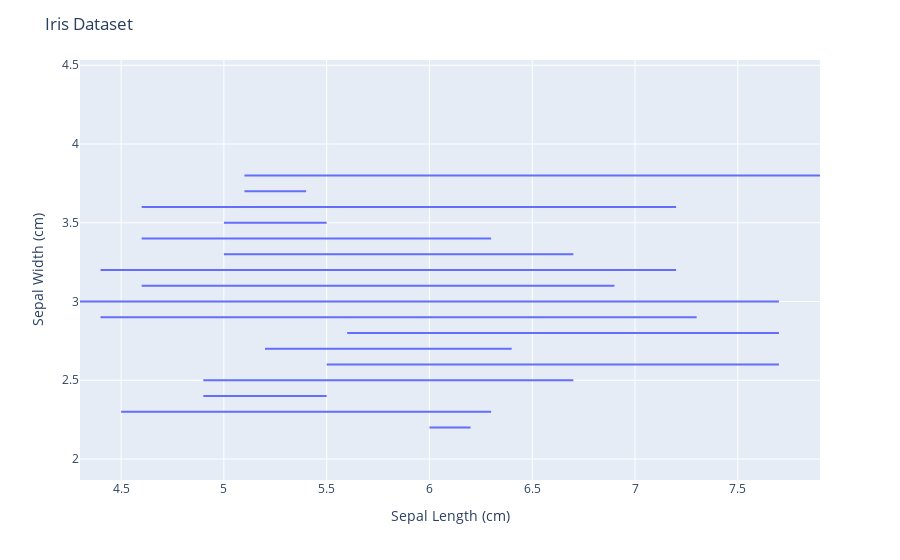

Notebook code for this chart:
### Code cell
import seaborn as sns
import pandas as pd
from visualize_from_language import *

# load iris dataset from seaborn library
iris = sns.load_dataset('iris')

# display first 5 rows of the dataset
#print(iris.head())

# convert the iris dataset into a Pandas DataFrame
df_iris = pd.DataFrame(iris)

# display the first 5 rows of the DataFrame
print(df_iris.head())


import plotly.express as px
import pandas as pd

fig = px.line(df_iris, x='sepal_length', y='sepal_width', color=None, line_group="sepal_width")
fig.update_layout(
    title='Iris Dataset',
    xaxis_title='Sepal Length (cm)',
    yaxis_title='Sepal Width (cm)'
)

fig.show()

#Element(y="sepal_length", x='sepal_width',chart_type = 'scatter', col='species').plot(df_iris)

### Figure 1 — Plotly figure (JSON) as saved in the notebook; plotly's stock layout.template omitted (floating-point values rounded to 4 significant figures)
{"data": [{"hovertemplate": "sepal_width=%{y}<br>sepal_length=%{x}<extra></extra>", "legendgroup": "", "line": {"color": "#636efa", "dash": "solid"}, "marker": {"symbol": "circle"}, "mode": "lines", "name": "", "orientation": "v", "showlegend": false, "type": "scatter", "x": [5.1, 5.1, 5.2, 5.5, 5, 5], "xaxis": "x", "y": [3.5, 3.5, 3.5, 3.5, 3.5, 3.5], "yaxis": "y"}, {"hovertemplate": "sepal_width=%{y}<br>sepal_length=%{x}<extra></extra>", "legendgroup": "", "line": {"color": "#636efa", "dash": "solid"}, "marker": {"symbol": "circle"}, "mode": "lines", "name": "", "orientation": "v", "showlegend": false, "type": "scatter", "x": [4.9, 4.8, 4.3, 5, 4.4, 4.8, 5.9, 5.6, 6.6, 6.7, 5.4, 5.6, 6.1, 5.7, 7.1, 6.5, 7.6, 6.8, 6.5, 6.1, 7.2, 7.7, 6, 6.7, 6.5, 5.9], "xaxis": "x", "y": [3, 3, 3, 3, 3, 3, 3, 3, 3, 3, 3, 3, 3, 3, 3, 3, 3, 3, 3, 3, 3, 3, 3, 3, 3, 3], "yaxis": "y"}, {"hovertemplate": "sepal_width=%{y}<br>sepal_length=%{x}<extra></extra>", "legendgroup": "", "line": {"color": "#636efa", "dash": "solid"}, "marker": {"symbol": "circle"}, "mode": "lines", "name": "", "orientation": "v", "showlegend": false, "type": "scatter", "x": [4.7, 4.7, 5, 4.4, 4.6, 7, 6.4, 5.9, 6.5, 6.4, 6.9, 7.2, 6.8], "xaxis": "x", "y": [3.2, 3.2, 3.2, 3.2, 3.2, 3.2, 3.2, 3.2, 3.2, 3.2, 3.2, 3.2, 3.2], "yaxis": "y"}, {"hovertemplate": "sepal_width=%{y}<br>sepal_length=%{x}<extra></extra>", "legendgroup": "", "line": {"color": "#636efa", "dash": "solid"}, "marker": {"symbol": "circle"}, "mode": "lines", "name": "", "orientation": "v", "showlegend": false, "type": "scatter", "x": [4.6, 4.9, 4.8, 4.9, 6.9, 6.7, 6.7, 6.4, 6.9, 6.7, 6.9], "xaxis": "x", "y": [3.1, 3.1, 3.1, 3.1, 3.1, 3.1, 3.1, 3.1, 3.1, 3.1, 3.1], "yaxis": "y"}, {"hovertemplate": "sepal_width=%{y}<br>sepal_length=%{x}<extra></extra>", "legendgroup": "", "line": {"color": "#636efa", "dash": "solid"}, "marker": {"symbol": "circle"}, "mode": "lines", "name": "", "orientation": "v", "showlegend": false, "type": "scatter", "x": [5, 4.6, 4.9, 7.2], "xaxis": "x", "y": [3.6, 3.6, 3.6, 3.6], "yaxis": "y"}, {"hovertemplate": "sepal_width=%{y}<br>sepal_length=%{x}<extra></extra>", "legendgroup": "", "line": {"color": "#636efa", "dash": "solid"}, "marker": {"symbol": "circle"}, "mode": "lines", "name": "", "orientation": "v", "showlegend": false, "type": "scatter", "x": [5.4, 5.4], "xaxis": "x", "y": [3.9, 3.9], "yaxis": "y"}, {"hovertemplate": "sepal_width=%{y}<br>sepal_length=%{x}<extra></extra>", "legendgroup": "", "line": {"color": "#636efa", "dash": "solid"}, "marker": {"symbol": "circle"}, "mode": "lines", "name": "", "orientation": "v", "showlegend": false, "type": "scatter", "x": [4.6, 5, 4.8, 5.4, 4.8, 5, 5.2, 5.4, 5.1, 6, 6.3, 6.2], "xaxis": "x", "y": [3.4, 3.4, 3.4, 3.4, 3.4, 3.4, 3.4, 3.4, 3.4, 3.4, 3.4, 3.4], "yaxis": "y"}, {"hovertemplate": "sepal_width=%{y}<br>sepal_length=%{x}<extra></extra>", "legendgroup": "", "line": {"color": "#636efa", "dash": "solid"}, "marker": {"symbol": "circle"}, "mode": "lines", "name": "", "orientation": "v", "showlegend": false, "type": "scatter", "x": [4.4, 6.6, 6.1, 5.6, 6.4, 6, 5.7, 6.2, 6.3, 7.3], "xaxis": "x", "y": [2.9, 2.9, 2.9, 2.9, 2.9, 2.9, 2.9, 2.9, 2.9, 2.9], "yaxis": "y"}, {"hovertemplate": "sepal_width=%{y}<br>sepal_length=%{x}<extra></extra>", "legendgroup": "", "line": {"color": "#636efa", "dash": "solid"}, "marker": {"symbol": "circle"}, "mode": "lines", "name": "", "orientation": "v", "showlegend": false, "type": "scatter", "x": [5.4, 5.1, 5.3], "xaxis": "x", "y": [3.7, 3.7, 3.7], "yaxis": "y"}, {"hovertemplate": "sepal_width=%{y}<br>sepal_length=%{x}<extra></extra>", "legendgroup": "", "line": {"color": "#636efa", "dash": "solid"}, "marker": {"symbol": "circle"}, "mode": "lines", "name": "", "orientation": "v", "showlegend": false, "type": "scatter", "x": [5.8], "xaxis": "x", "y": [4], "yaxis": "y"}, {"hovertemplate": "sepal_width=%{y}<br>sepal_length=%{x}<extra></extra>", "legendgroup": "", "line": {"color": "#636efa", "dash": "solid"}, "marker": {"symbol": "circle"}, "mode": "lines", "name": "", "orientation": "v", "showlegend": false, "type": "scatter", "x": [5.7], "xaxis": "x", "y": [4.4], "yaxis": "y"}, {"hovertemplate": "sepal_width=%{y}<br>sepal_length=%{x}<extra></extra>", "legendgroup": "", "line": {"color": "#636efa", "dash": "solid"}, "marker": {"symbol": "circle"}, "mode": "lines", "name": "", "orientation": "v", "showlegend": false, "type": "scatter", "x": [5.7, 5.1, 5.1, 5.1, 7.7, 7.9], "xaxis": "x", "y": [3.8, 3.8, 3.8, 3.8, 3.8, 3.8], "yaxis": "y"}, {"hovertemplate": "sepal_width=%{y}<br>sepal_length=%{x}<extra></extra>", "legendgroup": "", "line": {"color": "#636efa", "dash": "solid"}, "marker": {"symbol": "circle"}, "mode": "lines", "name": "", "orientation": "v", "showlegend": false, "type": "scatter", "x": [5.1, 5, 6.3, 6.3, 6.7, 6.7], "xaxis": "x", "y": [3.3, 3.3, 3.3, 3.3, 3.3, 3.3], "yaxis": "y"}, {"hovertemplate": "sepal_width=%{y}<br>sepal_length=%{x}<extra></extra>", "legendgroup": "", "line": {"color": "#636efa", "dash": "solid"}, "marker": {"symbol": "circle"}, "mode": "lines", "name": "", "orientation": "v", "showlegend": false, "type": "scatter", "x": [5.2], "xaxis": "x", "y": [4.1], "yaxis": "y"}, {"hovertemplate": "sepal_width=%{y}<br>sepal_length=%{x}<extra></extra>", "legendgroup": "", "line": {"color": "#636efa", "dash": "solid"}, "marker": {"symbol": "circle"}, "mode": "lines", "name": "", "orientation": "v", "showlegend": false, "type": "scatter", "x": [5.5], "xaxis": "x", "y": [4.2], "yaxis": "y"}, {"hovertemplate": "sepal_width=%{y}<br>sepal_length=%{x}<extra></extra>", "legendgroup": "", "line": {"color": "#636efa", "dash": "solid"}, "marker": {"symbol": "circle"}, "mode": "lines", "name": "", "orientation": "v", "showlegend": false, "type": "scatter", "x": [4.5, 5.5, 6.3, 5], "xaxis": "x", "y": [2.3, 2.3, 2.3, 2.3], "yaxis": "y"}, {"hovertemplate": "sepal_width=%{y}<br>sepal_length=%{x}<extra></extra>", "legendgroup": "", "line": {"color": "#636efa", "dash": "solid"}, "marker": {"symbol": "circle"}, "mode": "lines", "name": "", "orientation": "v", "showlegend": false, "type": "scatter", "x": [6.5, 5.7, 6.1, 6.1, 6.8, 5.7, 5.8, 5.6, 7.7, 6.2, 6.4, 7.4, 6.4, 6.3], "xaxis": "x", "y": [2.8, 2.8, 2.8, 2.8, 2.8, 2.8, 2.8, 2.8, 2.8, 2.8, 2.8, 2.8, 2.8, 2.8], "yaxis": "y"}, {"hovertemplate": "sepal_width=%{y}<br>sepal_length=%{x}<extra></extra>", "legendgroup": "", "line": {"color": "#636efa", "dash": "solid"}, "marker": {"symbol": "circle"}, "mode": "lines", "name": "", "orientation": "v", "showlegend": false, "type": "scatter", "x": [4.9, 5.5, 5.5], "xaxis": "x", "y": [2.4, 2.4, 2.4], "yaxis": "y"}, {"hovertemplate": "sepal_width=%{y}<br>sepal_length=%{x}<extra></extra>", "legendgroup": "", "line": {"color": "#636efa", "dash": "solid"}, "marker": {"symbol": "circle"}, "mode": "lines", "name": "", "orientation": "v", "showlegend": false, "type": "scatter", "x": [5.2, 5.8, 5.8, 6, 5.6, 5.8, 6.4, 6.3, 5.8], "xaxis": "x", "y": [2.7, 2.7, 2.7, 2.7, 2.7, 2.7, 2.7, 2.7, 2.7], "yaxis": "y"}, {"hovertemplate": "sepal_width=%{y}<br>sepal_length=%{x}<extra></extra>", "legendgroup": "", "line": {"color": "#636efa", "dash": "solid"}, "marker": {"symbol": "circle"}, "mode": "lines", "name": "", "orientation": "v", "showlegend": false, "type": "scatter", "x": [5], "xaxis": "x", "y": [2], "yaxis": "y"}, {"hovertemplate": "sepal_width=%{y}<br>sepal_length=%{x}<extra></extra>", "legendgroup": "", "line": {"color": "#636efa", "dash": "solid"}, "marker": {"symbol": "circle"}, "mode": "lines", "name": "", "orientation": "v", "showlegend": false, "type": "scatter", "x": [6, 6.2, 6], "xaxis": "x", "y": [2.2, 2.2, 2.2], "yaxis": "y"}, {"hovertemplate": "sepal_width=%{y}<br>sepal_length=%{x}<extra></extra>", "legendgroup": "", "line": {"color": "#636efa", "dash": "solid"}, "marker": {"symbol": "circle"}, "mode": "lines", "name": "", "orientation": "v", "showlegend": false, "type": "scatter", "x": [5.6, 6.3, 5.5, 5.1, 4.9, 6.7, 5.7, 6.3], "xaxis": "x", "y": [2.5, 2.5, 2.5, 2.5, 2.5, 2.5, 2.5, 2.5], "yaxis": "y"}, {"hovertemplate": "sepal_width=%{y}<br>sepal_length=%{x}<extra></extra>", "legendgroup": "", "line": {"color": "#636efa", "dash": "solid"}, "marker": {"symbol": "circle"}, "mode": "lines", "name": "", "orientation": "v", "showlegend": false, "type": "scatter", "x": [5.7, 5.5, 5.8, 7.7, 6.1], "xaxis": "x", "y": [2.6, 2.6, 2.6, 2.6, 2.6], "yaxis": "y"}], "layout": {"autosize": true, "legend": {"tracegroupgap": 0}, "margin": {"t": 60}, "title": {"text": "Iris Dataset"}, "xaxis": {"anchor": "y", "autorange": true, "domain": [0, 1], "range": [4.3, 7.9], "title": {"text": "Sepal Length (cm)"}, "type": "linear"}, "yaxis": {"anchor": "x", "autorange": true, "categoryarray": [2.6, 2.5, 2.2, 2, 2.7, 2.4, 2.8, 2.3, 4.2, 4.1, 3.3, 3.8, 4.4, 4, 3.7, 2.9, 3.4, 3.9, 3.6, 3.1, 3.2, 3, 3.5], "categoryorder": "array", "domain": [0, 1], "range": [1.867, 4.533], "title": {"text": "Sepal Width (cm)"}, "type": "linear"}}}
